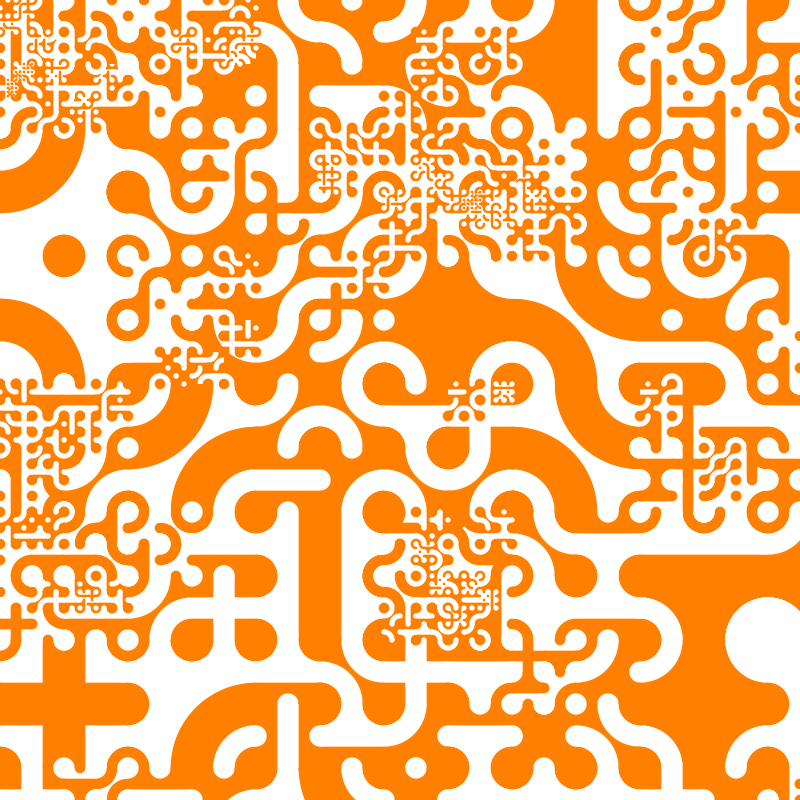
Frame 1 (no input)
Frame 60 (the mouse pressed at the canvas centre just before this capture): identical to frame 1, image omitted
Frame 120 (the mouse held since frame 60 and released just before this capture): identical to frame 1, image omitted

The Processing sketch that drew this single still picture (run headless with seeded random() and noise(); from frame 60 on, the mouse is pressed at the canvas centre):

// Processing sketch: multiScale5
// ── multiScale5.pde
//-------------------------------------------------------------
// multi-scale truchet tiles, based on https://christophercarlson.com/portfolio/multi-scale-truchet-patterns/
// this version files the space with random tiles, subdivides some of them, and includes wings.
// 2022-05-02 dan@marginallyclever.com
//-------------------------------------------------------------
final color gc0 = color(255,128,0);
final color gc1 = color(255,255,255);

class Cell {
  float x,y;
  float w;
  int tile;
  boolean flip;
  
  Cell [] children;
  
  public Cell(float x,float y,float w,int tile,boolean flip) {
    this.x=x;
    this.y=y;
    this.w=w;
    this.tile=tile;
    this.flip=flip;
  }
  
  // cut into four children
  void tiling() {
    children = new Cell[4];
    float half = this.w/2;
    float quarter = this.w/4;
    float sx = x-quarter;
    float sy = y-quarter;
    
    children[0] = new Cell(sx     ,sy     ,half,(int)random(15),!flip);
    children[1] = new Cell(sx+half,sy     ,half,(int)random(15),!flip);
    children[2] = new Cell(sx+half,sy+half,half,(int)random(15),!flip);
    children[3] = new Cell(sx     ,sy+half,half,(int)random(15),!flip);
    
    for(int i=0;i<4;++i) {
      tiles.add(children[i]);
    }
  }
}

ArrayList<Cell> tiles = new ArrayList<>();


void setup() {
  size(800,800);
  noStroke();
  
  init(128);
}

void init(float tileWidth) {  
  float half = tileWidth/2.0f;

  for(float y=half;y<height+tileWidth;y+=tileWidth) {
    for(float x=half;x<width+tileWidth;x+=tileWidth) {
      tiles.add(new Cell(x,y,tileWidth,(int)random(15),false));
    }
  }
  
  for(int pass=0;pass<5;++pass) {
    int top = tiles.size();
    for(int i=0;i<top;++i) {
      Cell cell = tiles.get(i);
      
      if(random(100)<22) {
        cell.tiling();
      }
    }
  }
}


void draw() {
  background(0);

  for(Cell cell : tiles) {
    if(cell.children!=null) continue;
    pushMatrix();
    translate(cell.x,cell.y);
    if(cell.flip) {
      drawTile(cell.tile,cell.w,gc0,gc1);
    } else {
      drawTile(cell.tile,cell.w,gc1,gc0);
    }
    popMatrix();
  }
}

// ── Tiles.pde
void drawTile(int i,float tileWidth,color c0,color c1) {
  switch(i) {
    case 0: drawTile1(tileWidth,c0,c1);  break;
    case 1: drawTile2(tileWidth,c0,c1);  break;
    case 2: drawTile3(tileWidth,c0,c1);  break;
    case 3: drawTile4(tileWidth,c0,c1);  break;
    
    case 4: drawTile5(tileWidth,c0,c1);  break;
    case 5: drawTile6(tileWidth,c0,c1);  break;
    case 6: drawTile7(tileWidth,c0,c1);  break;
    case 7: drawTile8(tileWidth,c0,c1);  break;
    
    case 8: drawTile9(tileWidth,c0,c1);  break;
    case 9: drawTile10(tileWidth,c0,c1);  break;
    case 10: drawTile11(tileWidth,c0,c1);  break;
    case 11: drawTile12(tileWidth,c0,c1);  break;
    
    case 12: drawTile13(tileWidth,c0,c1);  break;
    case 13: drawTile14(tileWidth,c0,c1);  break;
    case 14: drawTile15(tileWidth,c0,c1);  break;
    default: throw new RuntimeException("invalid tile number");
  }
}


void drawTile1(float tileWidth,color c0,color c1) {
  float twoThird = tileWidth*2.0f/3.0f;
  float half = tileWidth/2.0f;

  pushMatrix();
  translate(-half,-half);
  fill(c0);
  rect(0,0,tileWidth,tileWidth);
  fill(c1);
  arc(tileWidth,0,twoThird*2,twoThird*2,HALF_PI,PI);  // north east
  arc(0,tileWidth,twoThird*2,twoThird*2,PI+HALF_PI,TWO_PI);  // southwest
  fill(c0);
  
  circle(0,0,twoThird);  // north west
  circle(tileWidth,0,twoThird);  // north east
  circle(0,tileWidth,twoThird);  // south west
  circle(tileWidth,tileWidth,twoThird);  // south east
  popMatrix();
}


void drawTile2(float tileWidth,color c0,color c1) {
  pushMatrix();
  rotate(radians(90));
  drawTile1(tileWidth,c0,c1);
  popMatrix();
}


void drawTile3(float tileWidth,color c0,color c1) {
  float third = tileWidth/3.0f;
  float twoThird = tileWidth*2.0f/3.0f;
  float half = tileWidth/2.0f;
  
  pushMatrix();
  translate(-half,-half);
  fill(c0);
  rect(0,0,tileWidth,tileWidth);
  circle(0,0,twoThird);  // north west
  circle(tileWidth,0,twoThird);  // north east
  circle(0,tileWidth,twoThird);  // south west
  circle(tileWidth,tileWidth,twoThird);  // south east
  fill(c1);
  rect(0,third,tileWidth,third);
  circle(half,0,third);
  circle(half,tileWidth,third);
  popMatrix();
}

void drawTile4(float tileWidth,color c0,color c1) {
  pushMatrix();
  rotate(radians(90));
  drawTile3(tileWidth,c0,c1);
  popMatrix();
}

void drawTile5(float tileWidth,color c0,color c1) {
  float third = tileWidth/3.0f;
  float twoThird = tileWidth*2.0f/3.0f;
  float half = tileWidth/2.0f;
  
  pushMatrix();
  translate(-half,-half);
  fill(c0);
  rect(0,0,tileWidth,tileWidth);
  circle(0,0,twoThird);  // north west
  circle(tileWidth,0,twoThird);  // north east
  circle(0,tileWidth,twoThird);  // south west
  circle(tileWidth,tileWidth,twoThird);  // south east
  fill(c1);
  circle(half,0,third);  // north
  circle(half,tileWidth,third);  // south
  circle(tileWidth,half,third);  // east
  circle(0,half,third);  // west
  popMatrix();
}

void drawTile6(float tileWidth,color c0,color c1) {
  float third = tileWidth/3.0f;
  float twoThird = tileWidth*2.0f/3.0f;
  float half = tileWidth/2.0f;
  
  pushMatrix();
  translate(-half,-half);
  fill(c1);
  rect(0,0,tileWidth,tileWidth);
  circle(half,0,third);  // north
  circle(half,tileWidth,third);  // south
  circle(tileWidth,half,third);  // east
  circle(0,half,third);  // west
  fill(c0);
  circle(tileWidth,0,twoThird);
  circle(0,tileWidth,twoThird);
  circle(0,0,twoThird);
  circle(tileWidth,tileWidth,twoThird);
  popMatrix();
}

void drawTile7(float tileWidth,color c0,color c1) {
  float third = tileWidth/3.0f;
  float twoThird = tileWidth*2.0f/3.0f;
  float half = tileWidth/2.0f;
  
  pushMatrix();
  translate(-half,-half);
  fill(c0);
  rect(0,0,tileWidth,tileWidth);
  circle(0,0,twoThird);  // north west
  circle(tileWidth,0,twoThird);  // north east
  circle(0,tileWidth,twoThird);  // south west
  circle(tileWidth,tileWidth,twoThird);  // south east
  fill(c1);
  rect(0,third,tileWidth,third);
  rect(third,0,third,tileWidth);
  circle(half,0,third);  // north
  circle(half,tileWidth,third);  // south
  circle(tileWidth,half,third);  // east
  circle(0,half,third);  // west
  popMatrix();
}

void drawTile8(float tileWidth,color c0,color c1) {
  float third = tileWidth/3.0f;
  float twoThird = tileWidth*2.0f/3.0f;
  float half = tileWidth/2.0f;
  
  pushMatrix();
  translate(-half,-half);
  fill(c0);
  rect(0,0,tileWidth,tileWidth);
  circle(0,0,twoThird);  // north west
  circle(0,tileWidth,twoThird);  // south west
  circle(tileWidth,tileWidth,twoThird);  // south east
  fill(c1);
  circle(half,0,third);  // north
  circle(half,tileWidth,third);  // south
  circle(tileWidth,half,third);  // east
  circle(0,half,third);  // west
  fill(c1);
  arc(tileWidth,0,twoThird*2,twoThird*2,HALF_PI,PI);  // north east
  fill(c0);
  circle(tileWidth,0,twoThird);  // north east
  popMatrix();
}

void drawTile9(float tileWidth,color c0,color c1) {
  pushMatrix();
  rotate(radians(270));
  drawTile8(tileWidth,c0,c1);
  popMatrix();
}

void drawTile10(float tileWidth,color c0,color c1) {
  pushMatrix();
  rotate(radians(180));
  drawTile8(tileWidth,c0,c1);
  popMatrix();
}

void drawTile11(float tileWidth,color c0,color c1) {
  pushMatrix();
  rotate(radians(90));
  drawTile8(tileWidth,c0,c1);
  popMatrix();
}

void drawTile12(float tileWidth,color c0,color c1) {
  float third = tileWidth/3.0f;
  float twoThird = tileWidth*2.0f/3.0f;
  float half = tileWidth/2.0f;
  
  pushMatrix();
  translate(-half,-half);
  fill(c0);
  rect(0,0,tileWidth,tileWidth);
  circle(0,0,twoThird);  // north west
  circle(tileWidth,0,twoThird);  // north east
  circle(0,tileWidth,twoThird);  // south west
  circle(tileWidth,tileWidth,twoThird);  // south east
  fill(c1);
  rect(0,0,tileWidth,twoThird);
  fill(c0);
  arc(tileWidth,0,twoThird,twoThird,HALF_PI,PI);  // north east
  arc(0,0,twoThird,twoThird,0,HALF_PI);  // north west
  fill(c1);
  circle(half,0,third);  // north
  circle(half,tileWidth,third);  // south
  circle(tileWidth,half,third);  // east
  circle(0,half,third);  // west
  
  popMatrix();
}

void drawTile13(float tileWidth,color c0,color c1) {
  pushMatrix();
  rotate(radians(270));
  drawTile12(tileWidth,c0,c1);
  popMatrix();
}

void drawTile14(float tileWidth,color c0,color c1) {
  pushMatrix();
  rotate(radians(180));
  drawTile12(tileWidth,c0,c1);
  popMatrix();
}

void drawTile15(float tileWidth,color c0,color c1) {
  pushMatrix();
  rotate(radians(270));
  drawTile12(tileWidth,c0,c1);
  popMatrix();
}
